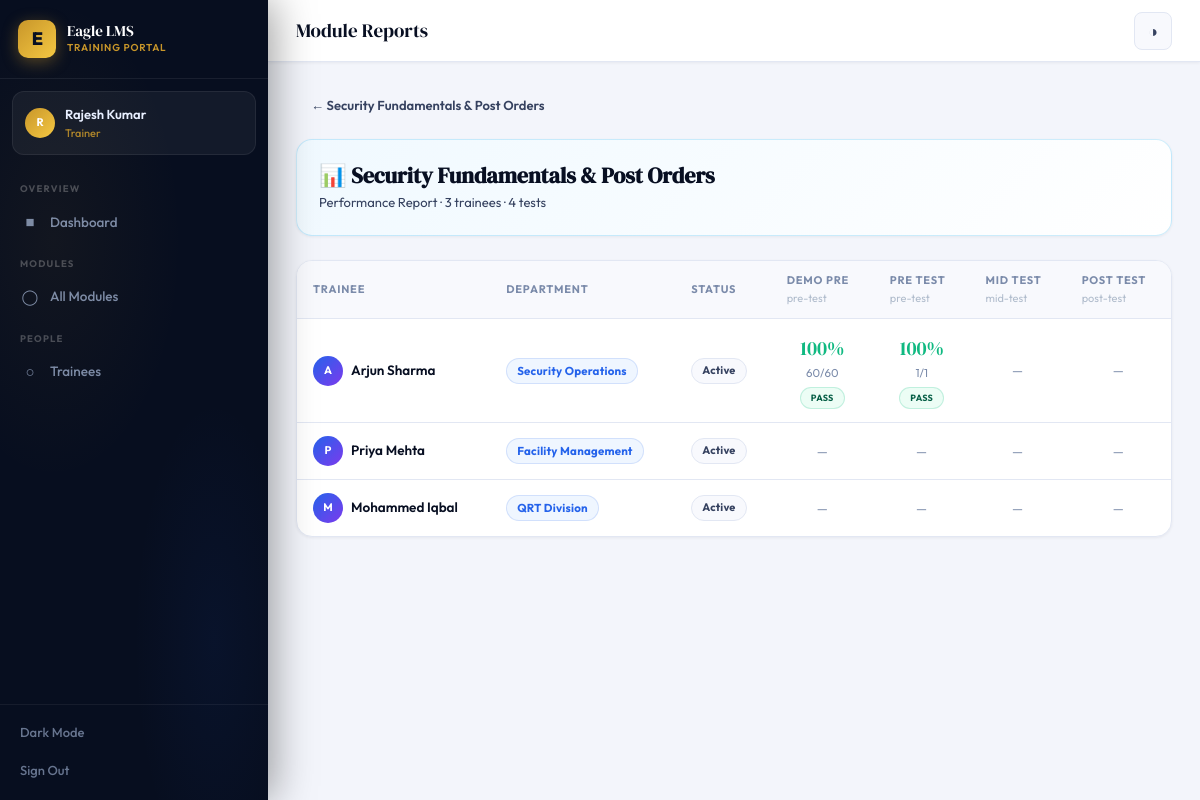
Page /trainer/module/1/reports (signed in) on the committed database.
### tables this page shows
CREATE TABLE modules(
            id INTEGER PRIMARY KEY AUTOINCREMENT,
            title TEXT NOT NULL, description TEXT, category TEXT,
            trainer_id INTEGER, start_datetime TIMESTAMP, end_datetime TIMESTAMP,
            status TEXT DEFAULT 'draft', is_default BOOLEAN DEFAULT 0,
            color TEXT DEFAULT '#3B5BDB',
            created_at TIMESTAMP DEFAULT CURRENT_TIMESTAMP,
            FOREIGN KEY(trainer_id) REFERENCES users(id));

CREATE TABLE tests(
            id INTEGER PRIMARY KEY AUTOINCREMENT,
            module_id INTEGER, title TEXT NOT NULL,
            test_type TEXT NOT NULL,
            duration_minutes INTEGER DEFAULT 30,
            start_datetime TIMESTAMP, end_datetime TIMESTAMP,
            passing_marks INTEGER DEFAULT 60, max_attempts INTEGER DEFAULT 1,
            created_at TIMESTAMP DEFAULT CURRENT_TIMESTAMP,
            FOREIGN KEY(module_id) REFERENCES modules(id));

CREATE TABLE enrollments(
            id INTEGER PRIMARY KEY AUTOINCREMENT,
            module_id INTEGER, trainee_id INTEGER,
            enrolled_at TIMESTAMP DEFAULT CURRENT_TIMESTAMP,
            completed BOOLEAN DEFAULT 0,
            FOREIGN KEY(module_id) REFERENCES modules(id),
            FOREIGN KEY(trainee_id) REFERENCES users(id),
            UNIQUE(module_id,trainee_id));

CREATE TABLE users(
            id INTEGER PRIMARY KEY AUTOINCREMENT,
            name TEXT NOT NULL, email TEXT UNIQUE NOT NULL,
            password TEXT NOT NULL, role TEXT NOT NULL DEFAULT 'trainee',
            phone TEXT, department TEXT,
            created_at TIMESTAMP DEFAULT CURRENT_TIMESTAMP, profile_pic TEXT);

CREATE TABLE test_attempts(
            id INTEGER PRIMARY KEY AUTOINCREMENT,
            test_id INTEGER, trainee_id INTEGER,
            score INTEGER, total_marks INTEGER, percentage REAL,
            passed BOOLEAN, answers TEXT,
            started_at TIMESTAMP DEFAULT CURRENT_TIMESTAMP,
            submitted_at TIMESTAMP,
            FOREIGN KEY(test_id) REFERENCES tests(id),
            FOREIGN KEY(trainee_id) REFERENCES users(id));

### app.py (the view)
@app.route('/trainer/module/<int:module_id>/reports')
@trainer_required
def module_reports(module_id):
    db=get_db()
    module=db.execute('SELECT * FROM modules WHERE id=?',(module_id,)).fetchone()
    tests=db.execute('SELECT * FROM tests WHERE module_id=?',(module_id,)).fetchall()
    trainees=db.execute('''SELECT u.id,u.name,u.email,u.department,e.completed FROM enrollments e
        JOIN users u ON e.trainee_id=u.id WHERE e.module_id=?''',(module_id,)).fetchall()
    report_data=[]
    for t in trainees:
        row=dict(t); row['attempts']={}
        for test in tests:
            att=db.execute('SELECT * FROM test_attempts WHERE test_id=? AND trainee_id=? ORDER BY started_at DESC',(test['id'],t['id'])).fetchone()
            row['attempts'][test['id']]=dict(att) if att else None
        report_data.append(row)
    return render_template('module_reports.html',module=module,tests=tests,report_data=report_data)

### app.py (called while the page is built)
def get_db():
    db = sqlite3.connect(os.path.join(BASE_DIR, 'lms.db'))
    db.row_factory = sqlite3.Row
    return db

def trainer_required(f):
    @wraps(f)
    def d(*a,**kw):
        if 'user_id' not in session or session.get('role')!='trainer': return redirect(url_for('login'))
        return f(*a,**kw)
    return d

@app.context_processor
def inject_globals():
    nc = 0
    if 'user_id' in session:
        nc = get_db().execute('SELECT COUNT(*) as c FROM notifications WHERE user_id=? AND is_read=0',(session['user_id'],)).fetchone()['c']
    return dict(COMPANY=COMPANY, notif_count=nc)

### templates/module_reports.html (shortened to what this page needs)
{% extends 'base.html' %}
{% block page_title %}Module Reports{% endblock %}
{% block content %}
<div style="margin-bottom:18px"><a href="{{ url_for('trainer_module_detail', module_id=module.id) }}" class="btn btn-ghost btn-sm">← {{ module.title }}</a></div>
<div class="card card-p anim-up mb-6" style="background:linear-gradient(135deg,var(--sky-bg),var(--card));border-color:rgba(14,165,233,.2)">
  <h2 style="font-family:'DM Serif Display',serif;font-size:22px;margin-bottom:4px">📊 {{ module.title }}</h2>
  <p class="t-sm t-secondary">Performance Report · {{ report_data|length }} trainees · {{ tests|length }} tests</p>
</div>
{% if tests %}
<div class="card tbl-wrap anim-up d1">
  <table>
    <thead>
      <tr>
        <th>Trainee</th><th>Department</th><th>Status</th>
        {% for test in tests %}<th>{{ test.title }}<br><span style="font-weight:400;text-transform:none;letter-spacing:0;color:var(--t4)">{{ test.test_type }}-test</span></th>{% endfor %}
      </tr>
    </thead>
    <tbody>
      {% for row in report_data %}
      <tr>
        <td><div class="flex items-c gap-2"><div class="ava ava-sm">{{ row.name[0].upper() }}</div><div style="font-weight:600;font-size:13.5px">{{ row.name }}</div></div></td>
        <td><span class="badge b-blue t-xs">{{ row.department or '—' }}</span></td>
        <td>{% if row.completed %}<span class="badge b-green badge-dot">Done</span>{% else %}<span class="badge b-neutral">Active</span>{% endif %}</td>
        {% for test in tests %}{% set att = row.attempts.get(test.id) %}
        <td>
          {% if att %}
          <div class="center">
            <div style="font-family:'DM Serif Display',serif;font-size:20px;color:{% if att.passed %}var(--green){% else %}var(--red){% endif %}">{{ att.percentage|int }}%</div>
            <div class="t-xs t-muted">{{ att.score }}/{{ att.total_marks }}</div>
            <span class="badge {% if att.passed %}b-green{% else %}b-red{% endif %}" style="margin-top:4px;font-size:9px">{{ 'PASS' if att.passed else 'FAIL' }}</span>
          </div>
          {% else %}<div class="center t-muted t-sm">—</div>{% endif %}
        </td>
        {% endfor %}
      </tr>
      {% endfor %}
    </tbody>
  </table>
</div>
{% endif %}
{% endblock %}

### static/css/main.css (style rules this page uses)
:root { --eagle-navy: #0B1426; --eagle-navy2: #0F1B35; --eagle-gold: #C8962A; --eagle-gold2: #E8B84B; --eagle-gold-bg: rgba(200,150,42,0.1); --eagle-gold-glow: rgba(200,150,42,0.3); --bg: #F3F5FB; --card: #FFFFFF; --card2: #F8F9FD; --sidebar: #070E1F; --sidebar2: #0D1730; --border: #E2E7F3; --border2: #CDD5E8; --t1: #080F22; --t2: #364260; --t3: #7B8BAA; --t4: #B0BCCC; --tinv: #E8EFFF; --acc: #2563EB; --acc-h: #1D4ED8; --acc-bg: #EFF6FF; --acc-mid: rgba(37,99,235,0.15); --acc-glow: rgba(37,99,235,0.25); --green:#10B981; --green-bg:#ECFDF5; --green-t:#065F46; --red:#EF4444; --red-bg:#FEF2F2; --red-t:#991B1B; --amber:#F59E0B; --amber-bg:#FFFBEB; --amber-t:#92400E; --sky:#0EA5E9; --sky-bg:#F0F9FF; --sky-t:#0369A1; --violet:#8B5CF6;--violet-bg:#F5F3FF;--violet-t:#5B21B6; --s1:0 1px 3px rgba(8,15,34,.06); --s2:0 2px 8px rgba(8,15,34,.08),0 1px 2px rgba(8,15,34,.04); --s3:0 6px 24px rgba(8,15,34,.1),0 2px 6px rgba(8,15,34,.04); --s4:0 12px 40px rgba(8,15,34,.12),0 4px 12px rgba(8,15,34,.06); --s5:0 24px 64px rgba(8,15,34,.15); --gold-s:0 6px 24px rgba(200,150,42,.35); --r1:5px;--r2:8px;--r3:12px;--r4:16px;--r5:22px;--r6:32px; --sw:268px; }
*,*::before,*::after { box-sizing:border-box;margin:0;padding:0 }
html { scroll-behavior:smooth }
body { font-family:'Outfit',system-ui,sans-serif;background:var(--bg);color:var(--t1);line-height:1.6;-webkit-font-smoothing:antialiased;transition:background .3s,color .3s;overflow-x:hidden }
h1,h2,h3,h4,h5,h6 { font-family:'DM Serif Display',Georgia,serif;line-height:1.2;color:var(--t1) }
a { color:inherit;text-decoration:none }
.ava { border-radius:50%;background:linear-gradient(135deg,var(--acc),#7C3AED);color:#fff;font-weight:700;display:flex;align-items:center;justify-content:center;flex-shrink:0 }
.ava-sm { width:30px;height:30px;font-size:11px }
.card { background:var(--card);border:1px solid var(--border);border-radius:var(--r4);box-shadow:var(--s1);transition:background .3s,border-color .3s }
.card-p { padding:22px }
.btn { display:inline-flex;align-items:center;gap:7px;font-family:'Outfit',sans-serif;font-weight:600;font-size:13.5px;border:none;border-radius:var(--r2);cursor:pointer;transition:all .18s;white-space:nowrap;line-height:1 }
.btn-sm { padding:8px 14px;font-size:13px }
.btn-ghost { background:transparent;color:var(--t2);border:1.5px solid transparent }
.badge { display:inline-flex;align-items:center;gap:5px;padding:3px 10px;border-radius:20px;font-size:11px;font-weight:700;letter-spacing:.2px;font-family:'Outfit',sans-serif }
.b-blue { background:var(--acc-bg);color:var(--acc);border:1px solid var(--acc-mid) }
.b-green { background:var(--green-bg);color:var(--green-t);border:1px solid rgba(16,185,129,.2) }
.b-neutral { background:var(--card2);color:var(--t2);border:1px solid var(--border) }
.tbl-wrap { overflow-x:auto;border-radius:var(--r4) }
table { width:100%;border-collapse:collapse;font-size:13.5px }
thead th { background:var(--card2);padding:11px 16px;text-align:left;font-size:11px;font-weight:700;color:var(--t3);letter-spacing:.8px;text-transform:uppercase;border-bottom:1px solid var(--border);white-space:nowrap }
tbody td { padding:13px 16px;border-bottom:1px solid var(--border);vertical-align:middle;color:var(--t1) }
tbody tr:last-child td { border-bottom:none }
tbody tr { transition:background .12s }
.anim-up { animation:slide-up .4s cubic-bezier(.4,0,.2,1) both }
.d1 { animation-delay:.05s }
.flex { display:flex }
.items-c { align-items:center }
.gap-2 { gap:8px }
.mb-6 { margin-bottom:24px }
.center { text-align:center }
.t-sm { font-size:13px }
.t-xs { font-size:11.5px }
.t-muted { color:var(--t3) }
.t-secondary { color:var(--t2) }

### rows in the picture
modules: title "Security Fundamentals & Post Orders"
tests: title "DEMO PRE", test_type "pre"
tests: title "PRE TEST", test_type "pre"
tests: title "MID TEST", test_type "mid"
tests: title "POST TEST", test_type "post"
enrollments: name "A", name "Arjun Sharma", department "Security Operations", completed "Active"
test_attempts: percentage "100", score "60", total_marks "60", passed "PASS"
test_attempts: percentage "100", score "1", total_marks "1", passed "PASS"
enrollments: name "P", name "Priya Mehta", department "Facility Management", completed "Active"
enrollments: name "M", name "Mohammed Iqbal", department "QRT Division", completed "Active"

### other values in the picture
{{ session.name[0].upper() }} "R"
{{ session.name }} "Rajesh Kumar"
{{ session.role }} "Trainer"
{{ report_data|length }} "3"
{{ tests|length }} "4"
